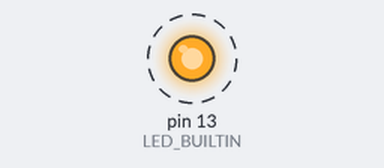
The sketch below on a simulated Arduino Uno, built with avr-gcc and run on an emulated ATmega328P. On the bench: output pins drawn as LEDs (lit = HIGH). Dashed ring = blinking.

Above: at 0.05 s.
Timing chart, 0 to 3.0 s (numbered marks = the images above):
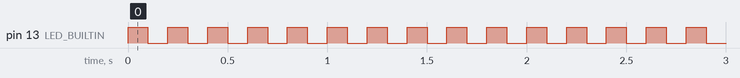

The sketch:

L1_Lampje.ino
```cpp
// The setup() function only runs when the program starts
void setup() {
  // Initilize the digital pin LED_BUILTIN as output
  pinMode(LED_BUILTIN, OUTPUT);
}

// The loop() function runs infinitely
void loop() {
  digitalWrite(LED_BUILTIN, HIGH);   // Turn the built-in LED on
  delay(100);                       // Pause for 1 second (1000 milliseconds)

  digitalWrite(LED_BUILTIN, LOW);    // Turn the built-in LED off
  delay(100);                       // Pause for 1 second (1000 milliseconds)
}
```

Measured:
- by itself, pin 13 (LED_BUILTIN): alternates HIGH for 0.10 s and LOW for 0.10 s
